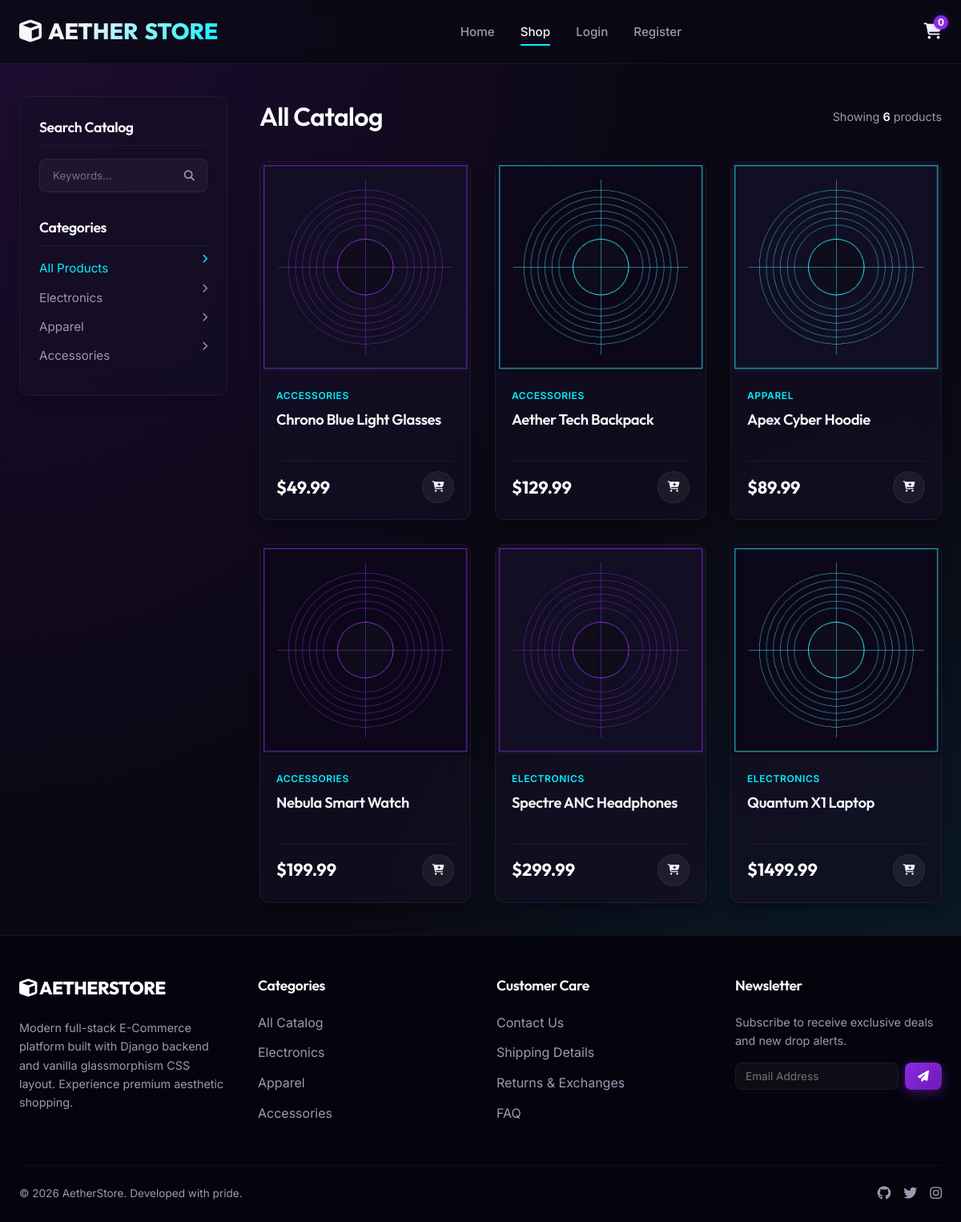
Screenshot of /products/ with the database file from the repository.
### store/models.py (models this page shows, shortened)
class Category(models.Model):
    name = models.CharField(max_length=100)
    slug = models.SlugField(max_length=120, unique=True, blank=True)
    class Meta:
        verbose_name_plural = "Categories"

class Product(models.Model):
    category = models.ForeignKey(Category, on_delete=models.CASCADE, related_name='products')
    name = models.CharField(max_length=200)
    slug = models.SlugField(max_length=220, unique=True, blank=True)
    description = models.TextField(blank=True)
    price = models.DecimalField(max_digits=10, decimal_places=2)
    image = models.ImageField(upload_to='products/', null=True, blank=True)
    stock = models.IntegerField(default=0)
    created_at = models.DateTimeField(auto_now_add=True)

### store/views.py (the view)
# urls.py: path('products/', views.product_list, name='product_list'),
def product_list(request):
    products = Product.objects.all().order_by('-created_at')
    categories = Category.objects.all()
    query = request.GET.get('q')
    if query:
        products = products.filter(name__icontains=query) | products.filter(description__icontains=query)
    category_slug = request.GET.get('category')
    selected_category = None
    if category_slug:
        selected_category = get_object_or_404(Category, slug=category_slug)
        products = products.filter(category=selected_category)
    return render(request, 'store/product_list.html', {
        'products': products,
        'categories': categories,
        'selected_category': selected_category,
        'search_query': query
    })

### store/context_processors.py (called while the page is built)
def cart_processor(request):
    total_qty = 0
    if request.user.is_authenticated:
        cart_items = CartItem.objects.filter(user=request.user)
        total_qty = sum(item.quantity for item in cart_items)
    else:
        session_key = request.session.session_key
        if session_key:
            cart_items = CartItem.objects.filter(session_id=session_key)
            total_qty = sum(item.quantity for item in cart_items)
    return {'cart_count': total_qty}

### store/templates/store/product_list.html (shortened to what this page needs)
{% extends 'store/base.html' %}
{% load static %}
{% block content %}
    <div class="catalog-layout">
        <aside class="catalog-sidebar glass-panel" id="catalog-sidebar">
            <h3 class="filter-title">Search Catalog</h3>
            <form action="{% url 'store:product_list' %}" method="GET" class="search-box-wrapper">
                <input type="text" name="q" placeholder="Keywords..." value="{{ search_query|default:'' }}" class="search-box-input" id="search-input">
                <button type="submit" class="search-box-btn" aria-label="Search"><i class="fa-solid fa-magnifying-glass"></i></button>
            </form>
            <h3 class="filter-title">Categories</h3>
            <ul class="category-filters">
                <li>
                    <a href="{% url 'store:product_list' %}{% if search_query %}?q={{ search_query }}{% endif %}" class="{% if not selected_category %}active{% endif %}" id="filter-all">
                        <span>All Products</span>
                        <i class="fa-solid fa-chevron-right fa-xs"></i>
                    </a>
                </li>
                {% for category in categories %}
                    <li>
                        <a href="{% url 'store:product_list' %}?category={{ category.slug }}" class="" id="filter-{{ category.slug }}">
                            <span>{{ category.name }}</span>
                            <i class="fa-solid fa-chevron-right fa-xs"></i>
                        </a>
                    </li>
                {% endfor %}
            </ul>
        </aside>
        <section>
            <div style="display:flex; align-items:center; justify-content:space-between; margin-bottom:30px; flex-wrap:wrap; gap:16px">
                <div>
                    <h1 style="font-size:2rem; color:#fff">
                        {% if selected_category %}
                            {{ selected_category.name }}
                        {% else %}
                            All Catalog
                        {% endif %}
                    </h1>
                </div>
                <div style="color:var(--text-secondary); font-size:0.9rem">
                    Showing <span style="color:#fff; font-weight:600">{{ products|length }}</span> products
                </div>
            </div>
            <div class="grid-products">
                {% if products %}
                    {% for product in products %}
                        <div class="product-card glass-panel" id="catalog-card-{{ product.id }}">
                            <div class="product-img-wrapper">
                                {% if product.image %}
                                    <img src="{{ product.image.url }}" alt="{{ product.name }}" class="product-img">
                                {% else %}
                                    <div style="width:100%; height:100%; display:flex; align-items:center; justify-content:center; background:#120e24; color:var(--text-muted)">
                                        <i class="fa-regular fa-image fa-3x"></i>
                                    </div>
                                {% endif %}
                            </div>
                            <div class="product-info">
                                <span class="product-category">{{ product.category.name }}</span>
                                <h3 class="product-title"><a href="{% url 'store:product_detail' product.slug %}">{{ product.name }}</a></h3>
                                <div class="product-bottom">
                                    <span class="product-price">${{ product.price }}</span>
                                    {% if product.stock > 0 %}
                                        <button class="add-to-cart-btn-round ajax-add-to-cart" data-product-id="{{ product.id }}" aria-label="Add to cart">
                                            <i class="fa-solid fa-cart-plus"></i>
                                        </button>
                                    {% else %}
                                        <button class="add-to-cart-btn-round" style="cursor:not-allowed; opacity:0.4" disabled aria-label="Sold out">
                                            <i class="fa-solid fa-ban"></i>
                                        </button>
                                    {% endif %}
                                </div>
                            </div>
                        </div>
                    {% endfor %}
                {% endif %}
            </div>
        </section>
    </div>
{% endblock %}

### store/static/store/css/style.css (style rules this page uses)
:root { --bg-primary: #0a0813; --bg-secondary: #131026; --bg-glass: rgba(20, 16, 38, 0.6); --border-glass: rgba(255, 255, 255, 0.06); --accent-primary: #8a2be2; --accent-primary-glow: rgba(138, 43, 226, 0.4); --accent-secondary: #00f2fe; --accent-secondary-glow: rgba(0, 242, 254, 0.4); --text-primary: #f5f5fa; --text-secondary: #9d99b3; --text-muted: #625f75; --success: #00e676; --warning: #ffb300; --error: #ff1744; --font-heading: 'Outfit', sans-serif; --font-body: 'Inter', sans-serif; --shadow-sm: 0 4px 6px -1px rgba(0, 0, 0, 0.1), 0 2px 4px -1px rgba(0, 0, 0, 0.06); --shadow-md: 0 10px 15px -3px rgba(0, 0, 0, 0.3), 0 4px 6px -2px rgba(0, 0, 0, 0.05); --shadow-lg: 0 20px 25px -5px rgba(0, 0, 0, 0.5), 0 10px 10px -5px rgba(0, 0, 0, 0.04); --radius-sm: 8px; --radius-md: 12px; --radius-lg: 20px; --transition: all 0.3s cubic-bezier(0.4, 0, 0.2, 1); }
* { margin: 0; padding: 0; box-sizing: border-box; }
body { background-color: var(--bg-primary); color: var(--text-primary); font-family: var(--font-body); line-height: 1.6; overflow-x: hidden; background-image: radial-gradient(at 0% 0%, rgba(138, 43, 226, 0.15) 0px, transparent 50%), radial-gradient(at 100% 100%, rgba(0, 242, 254, 0.1) 0px, transparent 50%); background-attachment: fixed; min-height: 100vh; display: flex; flex-direction: column; }
a { color: inherit; text-decoration: none; transition: var(--transition); }
button, input, select, textarea { font-family: inherit; color: inherit; }
img { max-width: 100%; height: auto; display: block; }
h1, h2, h3, h4, h5, h6 { font-family: var(--font-heading); font-weight: 600; letter-spacing: -0.02em; }
.glass-panel { background: var(--bg-glass); backdrop-filter: blur(16px); -webkit-backdrop-filter: blur(16px); border: 1px solid var(--border-glass); border-radius: var(--radius-md); box-shadow: var(--shadow-md); }
.grid-products { display: grid; grid-template-columns: repeat(auto-fill, minmax(260px, 1fr)); gap: 30px; }
.product-card { display: flex; flex-direction: column; height: 100%; overflow: hidden; position: relative; }
.product-img-wrapper { position: relative; width: 100%; aspect-ratio: 1; overflow: hidden; background: #0f0c1b; }
.product-img { width: 100%; height: 100%; object-fit: cover; transition: var(--transition); }
.product-info { padding: 20px; display: flex; flex-direction: column; flex: 1; }
.product-category { font-size: 0.75rem; text-transform: uppercase; color: var(--accent-secondary); letter-spacing: 0.05em; margin-bottom: 8px; font-weight: 600; }
.product-title { font-size: 1.15rem; margin-bottom: 12px; color: var(--text-primary); display: -webkit-box; -webkit-line-clamp: 2; -webkit-box-orient: vertical; overflow: hidden; height: 2.8em; line-height: 1.4; }
.product-bottom { display: flex; align-items: center; justify-content: space-between; margin-top: auto; padding-top: 12px; border-top: 1px solid rgba(255, 255, 255, 0.05); }
.product-price { font-family: var(--font-heading); font-size: 1.35rem; font-weight: 700; color: #fff; }
.add-to-cart-btn-round { background: rgba(255, 255, 255, 0.06); border: 1px solid var(--border-glass); color: var(--text-primary); width: 40px; height: 40px; border-radius: 50%; display: flex; align-items: center; justify-content: center; cursor: pointer; transition: var(--transition); }
.catalog-layout { display: grid; grid-template-columns: 260px 1fr; gap: 40px; }
.catalog-sidebar { position: sticky; top: 100px; height: fit-content; padding: 24px; }
.filter-title { font-size: 1.1rem; margin-bottom: 16px; border-bottom: 1px solid rgba(255, 255, 255, 0.06); padding-bottom: 8px; color: #fff; }
.category-filters { list-style: none; }
.category-filters li { margin-bottom: 12px; }
.category-filters a { color: var(--text-secondary); display: flex; justify-content: space-between; font-size: 0.95rem; }
.category-filters a:hover, .category-filters a.active { color: var(--accent-secondary); }
.search-box-wrapper { position: relative; margin-bottom: 30px; }
.search-box-input { width: 100%; background: rgba(255, 255, 255, 0.04); border: 1px solid var(--border-glass); padding: 12px 16px; padding-right: 48px; border-radius: var(--radius-sm); color: #fff; outline: none; transition: var(--transition); }
.search-box-btn { position: absolute; right: 8px; top: 50%; transform: translateY(-50%); background: transparent; border: none; color: var(--text-secondary); cursor: pointer; padding: 8px; }

### rows the page displays
Category: name "Electronics"
Category: name "Apparel"
Category: name "Accessories"
Product: image (picture), category.name "ACCESSORIES", name "Chrono Blue Light Glasses", price "49.99"
Product: image (picture), category.name "ACCESSORIES", name "Aether Tech Backpack", price "129.99"
Product: image (picture), category.name "APPAREL", name "Apex Cyber Hoodie", price "89.99"
Product: image (picture), category.name "ACCESSORIES", name "Nebula Smart Watch", price "199.99"
Product: image (picture), category.name "ELECTRONICS", name "Spectre ANC Headphones", price "299.99"
Product: image (picture), category.name "ELECTRONICS", name "Quantum X1 Laptop", price "1499.99"

### other values shown
{{ cart_count }} "0"
{{ products|length }} "6"
